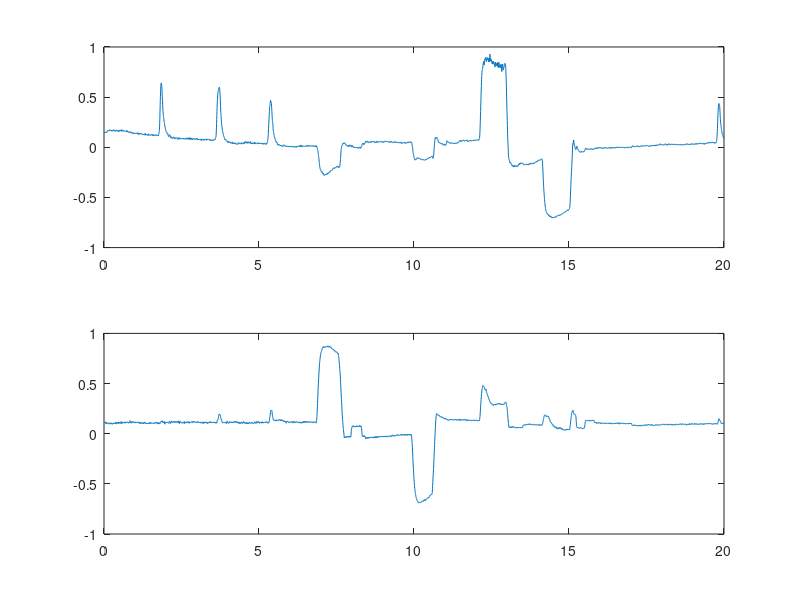
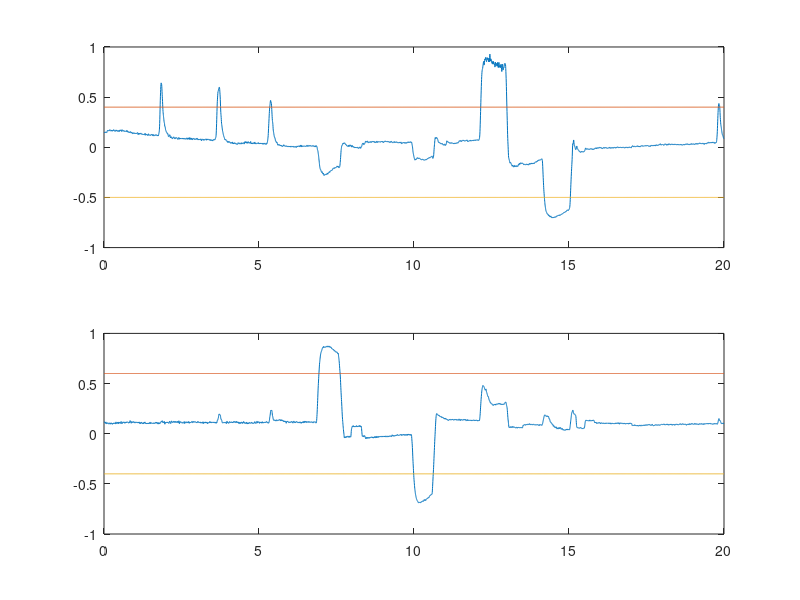
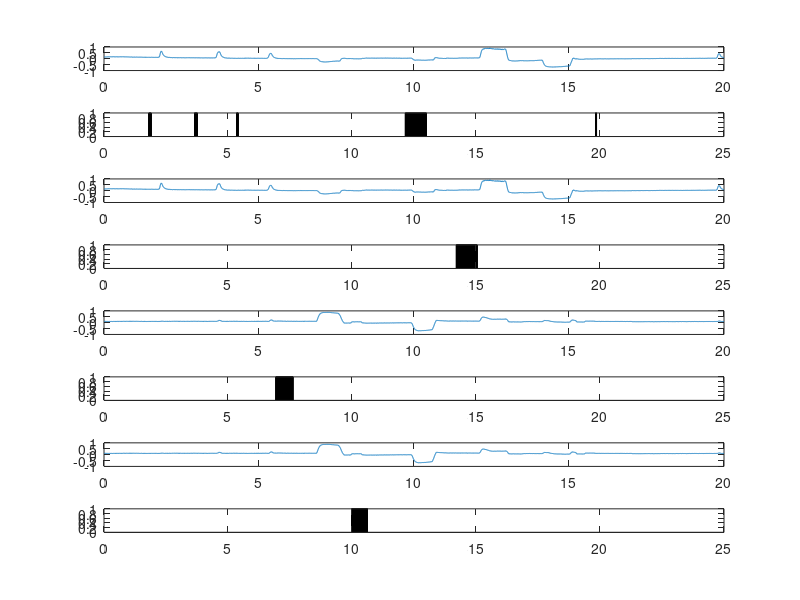
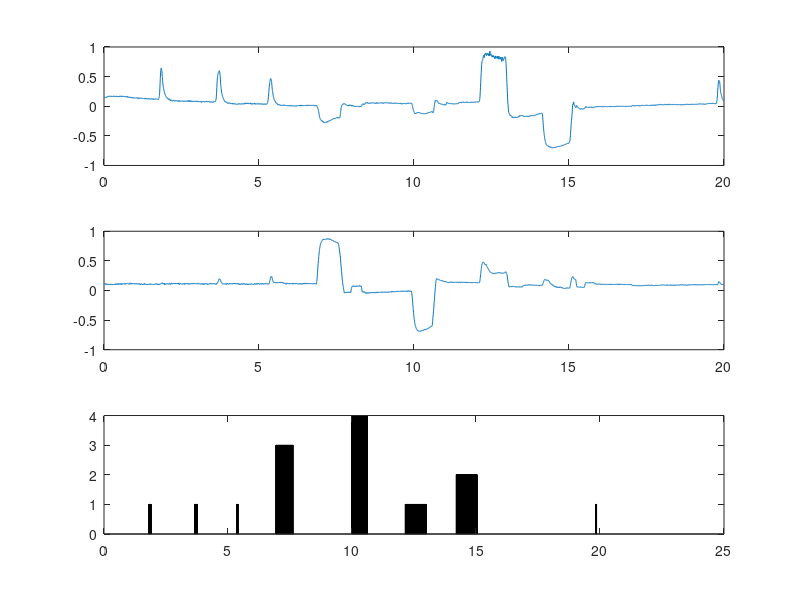

The MATLAB source for these figures, in order:
%눈 깜빡이는 순간 검출
%샘플링 줒파수 250hz
%눈깜빡임은 찰나의 순간
%한 샘플 뒤 데이터 - 한 샘플 앞 데이터가 양수면 이벤트 시작(감았다 뜸), 음수면 이벤트 종료 (떴다 감음)

clear; close all; clc;

load EOG_data_example.mat %이 데이터는 2열로 구성

up_down = data(:,1); %첫번째 열은 수직 움직임에 대한 데이터
right_left = data(:,2); %두번째 열은 수평 움직임에 대한 데이터
x = 1/fs:1/fs:length(up_down)/fs; %x축 정의. up_down 대신 right_left 들어가도 똑같음

figure;
subplot(211); plot(x, up_down);
subplot(212); plot(x, right_left);

%% 기준선 만들어보기
th_p_ud = 0.4*ones(1, length(up_down)); 
%up_down 데이터 개수만큼의 1 * 0.4 데이터 생성 
th_n_ud = -0.5*ones(1, length(up_down));
th_p_rl = 0.6*ones(1, length(right_left));
th_n_rl = -0.4*ones(1, length(right_left));

figure;
subplot(211); plot(x, up_down); hold on; plot(x, th_p_ud);  hold on; plot(x, th_n_ud); 
%저장된 값을 토대로 그래프 생성 th_p_ud는 y= 0.4 인 그래프 
subplot(212); plot(x, right_left); hold on; plot(x, th_p_rl);  hold on; plot(x, th_n_rl); 

%% 기준선에 따라 마킹해보기
%특정 기준 충족하는 데이터에만 1 채워넣어서 마킹 
up_data = zeros(1, length(up_down));
idx_u = find(up_down > 0.4);
up_data(idx_u) = 1; %%0.4보다 큰 값에 다 1 채워넣기

down_data = zeros(1, length(up_down));
idx_d = find(up_down < -0.5);
down_data(idx_d) = 1;

right_data = zeros(1, length(right_left));
idx_r = find(right_left > 0.6);
right_data(idx_r) = 1;

left_data = zeros(1, length(right_left));
idx_l = find(right_left < -0.4);
left_data(idx_l) = 1;

figure;
subplot(811); plot(x, up_down);
subplot(812); bar(x, up_data);
subplot(813); plot(x, up_down);
subplot(814); bar(x, down_data);
subplot(815); plot(x, right_left);
subplot(816); bar(x, right_data);
subplot(817); plot(x, right_left);
subplot(818); bar(x, left_data);

%% U: 1, D: 2, R: 3, L: 4
POS = zeros(1, length(up_down));
POS(idx_u) = 1;
POS(idx_d) = 2;
POS(idx_r) = 3;
POS(idx_l) = 4;
%위로 움직이면 1 , 아래로 움직이면 2, 오른쪽 3 , 왼쪽 4로 매핑 
figure;
subplot(311); plot(x, up_down);
subplot(312); plot(x, right_left);
subplot(313); bar(x, POS);

%% 뒤에서 앞의 데이터를 빼서, 변화구간 찾기
rePOS = POS;
dPOS = diff(rePOS);
%차분 계산

figure; 
subplot(211); bar(x, POS);
subplot(212); plot(dPOS)

idx1 = find(dPOS > 0);
idx2 = find(dPOS < 0);
%음수인지 양수 분류

loc_set(1,:) = idx1+1;
loc_set(2,:) = idx2;
loc_set(1,:) = idx1 + 1;
%idx1의 각 인덱스에 1을 더하여 loc_set의 첫 번째 행에 저장합니다.
%여기에 +1을 하는 이유는, dPOS의 차분 연산으로 인해 눈의 위치 변화가 발생한 지점이 
% dPOS에서 나타나기 때문입니다. 실제 위치 변화는 POS의 해당 인덱스보다 하나 뒤의 인덱스에 해당합니다.
% 예를 들어, dPOS의 1이 발생하면, POS의 인덱스 idx1에서 위치 변화가 발생한 것이므로,
% 실제로는 idx1 + 1 인덱스에서 시작됩니다.
%loc_set(2,:) = idx2;: idx2의 인덱스를 loc_set의 두 번째 행에 저장합니다. 
% 이 인덱스는 이벤트가 종료된 위치를 나타내며, dPOS의 종료 인덱스는 그 자체로 적합합니다.

%% 종료시점 - 시작시점의 차이가 0.2초보다 짧으면, 해당이벤트는 지움
for k=1:1:length(loc_set)
    if (loc_set(2,k) - loc_set(1,k)) < 0.2*fs %0.2*fs는 이벤트 최소 지속 시간
        rePOS(loc_set(1,k):loc_set(2,k)) = 0;
        %이벤트가 기준보다 짧을 시 무의미하다고 간주하고 제거
    end
end

figure;
subplot(411); plot(x, up_down);
subplot(412); plot(x, right_left);
subplot(413); bar(x, POS);
subplot(414); bar(x, rePOS);


